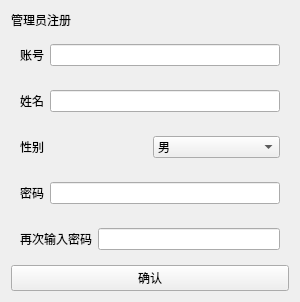
<?xml version="1.0" encoding="UTF-8"?>
<ui version="4.0">
 <class>Newmanage</class>
 <widget class="QWidget" name="Newmanage">
  <property name="geometry">
   <rect>
    <x>0</x>
    <y>0</y>
    <width>300</width>
    <height>300</height>
   </rect>
  </property>
  <property name="windowTitle">
   <string>Form</string>
  </property>
  <layout class="QGridLayout" name="gridLayout_2">
   <item row="0" column="0">
    <widget class="QLabel" name="label">
     <property name="text">
      <string>管理员注册</string>
     </property>
    </widget>
   </item>
   <item row="1" column="0">
    <widget class="QWidget" name="widget" native="true">
     <layout class="QHBoxLayout" name="horizontalLayout">
      <item>
       <widget class="QLabel" name="label_2">
        <property name="text">
         <string>账号</string>
        </property>
       </widget>
      </item>
      <item>
       <widget class="QLineEdit" name="lineEdit"/>
      </item>
     </layout>
    </widget>
   </item>
   <item row="2" column="0">
    <widget class="QWidget" name="widget_4" native="true">
     <layout class="QHBoxLayout" name="horizontalLayout_4">
      <item>
       <widget class="QLabel" name="label_5">
        <property name="text">
         <string>姓名</string>
        </property>
       </widget>
      </item>
      <item>
       <widget class="QLineEdit" name="lineEdit_4"/>
      </item>
     </layout>
    </widget>
   </item>
   <item row="3" column="0">
    <widget class="QWidget" name="widget_5" native="true">
     <layout class="QGridLayout" name="gridLayout">
      <item row="0" column="0">
       <widget class="QLabel" name="label_6">
        <property name="text">
         <string>性别</string>
        </property>
       </widget>
      </item>
      <item row="0" column="1">
       <widget class="QComboBox" name="comboBox">
        <item>
         <property name="text">
          <string>男</string>
         </property>
        </item>
        <item>
         <property name="text">
          <string>女</string>
         </property>
        </item>
       </widget>
      </item>
     </layout>
    </widget>
   </item>
   <item row="4" column="0">
    <widget class="QWidget" name="widget_2" native="true">
     <layout class="QHBoxLayout" name="horizontalLayout_2">
      <item>
       <widget class="QLabel" name="label_4">
        <property name="text">
         <string>密码</string>
        </property>
       </widget>
      </item>
      <item>
       <widget class="QLineEdit" name="lineEdit_3"/>
      </item>
     </layout>
    </widget>
   </item>
   <item row="5" column="0">
    <widget class="QWidget" name="widget_3" native="true">
     <layout class="QHBoxLayout" name="horizontalLayout_3">
      <item>
       <widget class="QLabel" name="label_3">
        <property name="text">
         <string>再次输入密码</string>
        </property>
       </widget>
      </item>
      <item>
       <widget class="QLineEdit" name="lineEdit_2"/>
      </item>
     </layout>
    </widget>
   </item>
   <item row="6" column="0">
    <widget class="QPushButton" name="pushButton">
     <property name="text">
      <string>确认</string>
     </property>
    </widget>
   </item>
  </layout>
 </widget>
 <resources/>
 <connections/>
</ui>
